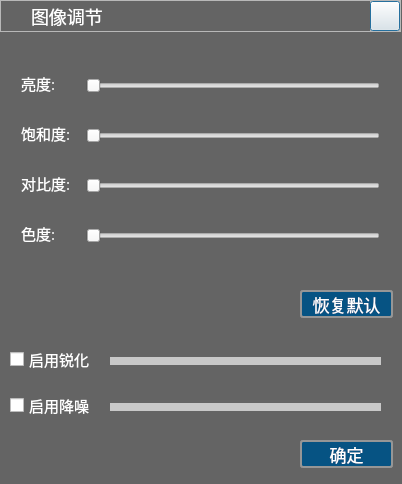
<?xml version="1.0" encoding="UTF-8"?>
<ui version="4.0">
 <class>CDialogColorSet</class>
 <widget class="QDialog" name="CDialogColorSet">
  <property name="geometry">
   <rect>
    <x>0</x>
    <y>0</y>
    <width>402</width>
    <height>484</height>
   </rect>
  </property>
  <property name="windowTitle">
   <string>图像调节</string>
  </property>
  <property name="styleSheet">
   <string notr="true">QWidget
{
	font-size:15px;
	font-family:Microsoft Yahei;	
}
QDialog{background-color: rgb(100, 100, 100);
border-width:2px;
border-color:rgb(255,0,0);
}
QWidget{color:rgb(255, 255, 255)}
</string>
  </property>
  <widget class="QFrame" name="frameSysBar">
   <property name="geometry">
    <rect>
     <x>0</x>
     <y>0</y>
     <width>401</width>
     <height>32</height>
    </rect>
   </property>
   <property name="styleSheet">
    <string notr="true">QFrame
{
	border-image:url(:/Skin/bg-above2.png);
}
QLabel
{
border-image:null;
color: rgb(255, 255, 255);
}</string>
   </property>
   <property name="frameShape">
    <enum>QFrame::StyledPanel</enum>
   </property>
   <property name="frameShadow">
    <enum>QFrame::Raised</enum>
   </property>
   <layout class="QGridLayout" name="gridLayout_2">
    <property name="leftMargin">
     <number>0</number>
    </property>
    <property name="topMargin">
     <number>0</number>
    </property>
    <property name="rightMargin">
     <number>0</number>
    </property>
    <property name="bottomMargin">
     <number>0</number>
    </property>
    <item row="0" column="0">
     <layout class="QGridLayout" name="gridLayout">
      <property name="horizontalSpacing">
       <number>2</number>
      </property>
      <item row="1" column="1">
       <widget class="QLabel" name="labelTitle">
        <property name="maximumSize">
         <size>
          <width>170</width>
          <height>170</height>
         </size>
        </property>
        <property name="styleSheet">
         <string notr="true">QLabel#labelTitle
{
	color: rgb(255, 255, 255);
	font-size:18px;
	font-family:Microsoft Yahei;	
}</string>
        </property>
        <property name="text">
         <string>图像调节</string>
        </property>
       </widget>
      </item>
      <item row="1" column="0">
       <widget class="QLabel" name="logo">
        <property name="minimumSize">
         <size>
          <width>28</width>
          <height>28</height>
         </size>
        </property>
        <property name="maximumSize">
         <size>
          <width>28</width>
          <height>28</height>
         </size>
        </property>
        <property name="styleSheet">
         <string notr="true">border-image: url(:/Skin/logo.png)</string>
        </property>
        <property name="text">
         <string/>
        </property>
       </widget>
      </item>
      <item row="1" column="3">
       <widget class="QFrame" name="frame_sysmenu">
        <property name="minimumSize">
         <size>
          <width>30</width>
          <height>30</height>
         </size>
        </property>
        <property name="maximumSize">
         <size>
          <width>30</width>
          <height>16777215</height>
         </size>
        </property>
        <property name="styleSheet">
         <string notr="true">QFrame
{border-image:null;
}</string>
        </property>
        <property name="frameShape">
         <enum>QFrame::StyledPanel</enum>
        </property>
        <property name="frameShadow">
         <enum>QFrame::Raised</enum>
        </property>
        <widget class="QPushButton" name="BtnClose">
         <property name="geometry">
          <rect>
           <x>0</x>
           <y>0</y>
           <width>30</width>
           <height>30</height>
          </rect>
         </property>
         <property name="toolTip">
          <string>关闭</string>
         </property>
         <property name="styleSheet">
          <string notr="true">QPushButton
{
	
	border-image: url(:/Skin/close.png)0 0 repeat

}
QPushButton:hover
{	
	border-image: url(:/Skin/close.png)30 0 repeat

}
QPushButton:pressed
{	
	border-image: url(:/Skin/close.png)60 0 0 0 repeat
}
QPushButton:disabled
{	
	border-image: url(:/Skin/close.png)90 0 0 0 repeat
}
</string>
         </property>
        </widget>
       </widget>
      </item>
      <item row="1" column="2">
       <layout class="QFormLayout" name="formLayout">
        <item row="0" column="0">
         <spacer name="horizontalSpacer">
          <property name="orientation">
           <enum>Qt::Horizontal</enum>
          </property>
          <property name="sizeHint" stdset="0">
           <size>
            <width>40</width>
            <height>20</height>
           </size>
          </property>
         </spacer>
        </item>
       </layout>
      </item>
     </layout>
    </item>
   </layout>
  </widget>
  <widget class="QPushButton" name="BtnDefault">
   <property name="geometry">
    <rect>
     <x>300</x>
     <y>290</y>
     <width>93</width>
     <height>28</height>
    </rect>
   </property>
   <property name="styleSheet">
    <string notr="true">QPushButton{
        background-color:rgb(6, 83, 131);
        border-width: 2px;
        border-color: rgb(150,150,150);
        border-style: solid;
        border-radius: 3;   
font-size:17px;   
color:rgb(255, 255, 255)
		}
QPushButton:hover{  border-color: rgb(160,160,160);background-color:rgb(10, 89, 150);;}
QPushButton:pressed{background-color:rgb(0, 83, 121);}
QPushButton:disabled{ background-color:rgb(110, 110, 110);;}</string>
   </property>
   <property name="text">
    <string>恢复默认</string>
   </property>
  </widget>
  <widget class="QWidget" name="layoutWidget">
   <property name="geometry">
    <rect>
     <x>10</x>
     <y>40</y>
     <width>381</width>
     <height>241</height>
    </rect>
   </property>
   <layout class="QGridLayout" name="gridLayout_3">
    <property name="horizontalSpacing">
     <number>15</number>
    </property>
    <item row="0" column="0">
     <widget class="QLabel" name="label">
      <property name="text">
       <string>亮度:</string>
      </property>
     </widget>
    </item>
    <item row="0" column="1">
     <widget class="CMySlider" name="SliderBright">
      <property name="minimumSize">
       <size>
        <width>0</width>
        <height>15</height>
       </size>
      </property>
      <property name="maximumSize">
       <size>
        <width>16777215</width>
        <height>10</height>
       </size>
      </property>
      <property name="focusPolicy">
       <enum>Qt::WheelFocus</enum>
      </property>
      <property name="styleSheet">
       <string notr="true">QSlider::groove:horizontal {
    border: 0px solid #999999;
    height: 8px; /* the groove expands to the size of the slider by default. by giving it a height, it has a fixed size */
  /*  background: qlineargradient(x1:0, y1:0, x2:0, y2:1, stop:0 #A1A1A1, stop:1 #B4B4B4);
	background-color: rgb(200, 200, 200);*/
	border-image:url(:/Skin/bright.png);
    margin: 2px 0 2px;
}

QSlider::handle:horizontal {
	border-image: url(:/Skin/thum.png);

    width: 16px;
 	height: 12px;
    margin: -3px 0px -7px 0px; /* handle is placed by default on the contents rect of the groove. Expand outside the groove */

}
/*
QSlider::sub-page:horizontal{ 	

border-image:url(:/Skin/bright.png);
	margin: 2px 0px 2px 0px;
}*/</string>
      </property>
      <property name="maximum">
       <number>100</number>
      </property>
      <property name="tracking">
       <bool>true</bool>
      </property>
      <property name="orientation">
       <enum>Qt::Horizontal</enum>
      </property>
      <property name="tickPosition">
       <enum>QSlider::NoTicks</enum>
      </property>
     </widget>
    </item>
    <item row="1" column="0">
     <widget class="QLabel" name="label_2">
      <property name="text">
       <string>饱和度:</string>
      </property>
     </widget>
    </item>
    <item row="1" column="1">
     <widget class="CMySlider" name="SliderSaturation">
      <property name="minimumSize">
       <size>
        <width>0</width>
        <height>15</height>
       </size>
      </property>
      <property name="maximumSize">
       <size>
        <width>16777215</width>
        <height>10</height>
       </size>
      </property>
      <property name="focusPolicy">
       <enum>Qt::WheelFocus</enum>
      </property>
      <property name="styleSheet">
       <string notr="true">QSlider::groove:horizontal {
    border: 0px solid #999999;
    height: 8px; /* the groove expands to the size of the slider by default. by giving it a height, it has a fixed size */
  /*  background: qlineargradient(x1:0, y1:0, x2:0, y2:1, stop:0 #A1A1A1, stop:1 #B4B4B4);
	background-color: rgb(200, 200, 200);*/
	border-image:url(:/Skin/saturation.png);
    margin: 2px 0 2px;
}

QSlider::handle:horizontal {
	border-image: url(:/Skin/thum.png);

    width: 16px;
 	height: 12px;
    margin: -3px 0px -7px 0px; /* handle is placed by default on the contents rect of the groove. Expand outside the groove */

}
/*
QSlider::sub-page:horizontal{ 	

border-image:url(:/Skin/bright.png);
	margin: 2px 0px 2px 0px;
}*/</string>
      </property>
      <property name="maximum">
       <number>100</number>
      </property>
      <property name="tracking">
       <bool>true</bool>
      </property>
      <property name="orientation">
       <enum>Qt::Horizontal</enum>
      </property>
      <property name="tickPosition">
       <enum>QSlider::NoTicks</enum>
      </property>
     </widget>
    </item>
    <item row="2" column="0">
     <widget class="QLabel" name="label_3">
      <property name="text">
       <string>对比度:</string>
      </property>
     </widget>
    </item>
    <item row="2" column="1">
     <widget class="CMySlider" name="SliderContrast">
      <property name="minimumSize">
       <size>
        <width>0</width>
        <height>15</height>
       </size>
      </property>
      <property name="maximumSize">
       <size>
        <width>16777215</width>
        <height>10</height>
       </size>
      </property>
      <property name="focusPolicy">
       <enum>Qt::WheelFocus</enum>
      </property>
      <property name="styleSheet">
       <string notr="true">QSlider::groove:horizontal {
    border: 0px solid #999999;
    height: 8px; /* the groove expands to the size of the slider by default. by giving it a height, it has a fixed size */
  /*  background: qlineargradient(x1:0, y1:0, x2:0, y2:1, stop:0 #A1A1A1, stop:1 #B4B4B4);
	background-color: rgb(200, 200, 200);*/
	border-image:url(:/Skin/constrast.png);
    margin: 2px 0 2px;
}

QSlider::handle:horizontal {
	border-image: url(:/Skin/thum.png);

    width: 16px;
 	height: 12px;
    margin: -3px 0px -7px 0px; /* handle is placed by default on the contents rect of the groove. Expand outside the groove */

}
/*
QSlider::sub-page:horizontal{ 	

border-image:url(:/Skin/bright.png);
	margin: 2px 0px 2px 0px;
}*/</string>
      </property>
      <property name="maximum">
       <number>100</number>
      </property>
      <property name="tracking">
       <bool>true</bool>
      </property>
      <property name="orientation">
       <enum>Qt::Horizontal</enum>
      </property>
      <property name="tickPosition">
       <enum>QSlider::NoTicks</enum>
      </property>
     </widget>
    </item>
    <item row="3" column="0">
     <widget class="QLabel" name="label_4">
      <property name="text">
       <string>色度:</string>
      </property>
     </widget>
    </item>
    <item row="3" column="1">
     <widget class="CMySlider" name="SliderHue">
      <property name="minimumSize">
       <size>
        <width>0</width>
        <height>15</height>
       </size>
      </property>
      <property name="maximumSize">
       <size>
        <width>16777215</width>
        <height>10</height>
       </size>
      </property>
      <property name="focusPolicy">
       <enum>Qt::WheelFocus</enum>
      </property>
      <property name="styleSheet">
       <string notr="true">QSlider::groove:horizontal {
    border: 0px solid #999999;
    height: 8px; /* the groove expands to the size of the slider by default. by giving it a height, it has a fixed size */
  /*  background: qlineargradient(x1:0, y1:0, x2:0, y2:1, stop:0 #A1A1A1, stop:1 #B4B4B4);
	background-color: rgb(200, 200, 200);*/
	border-image:url(:/Skin/hue.png);
    margin: 2px 0 2px;
}

QSlider::handle:horizontal {
	border-image: url(:/Skin/thum.png);

    width: 16px;
 	height: 12px;
    margin: -3px 0px -7px 0px; /* handle is placed by default on the contents rect of the groove. Expand outside the groove */

}
/*
QSlider::sub-page:horizontal{ 	

border-image:url(:/Skin/bright.png);
	margin: 2px 0px 2px 0px;
}*/</string>
      </property>
      <property name="maximum">
       <number>100</number>
      </property>
      <property name="tracking">
       <bool>true</bool>
      </property>
      <property name="orientation">
       <enum>Qt::Horizontal</enum>
      </property>
      <property name="tickPosition">
       <enum>QSlider::NoTicks</enum>
      </property>
     </widget>
    </item>
   </layout>
  </widget>
  <widget class="QCheckBox" name="checkBoxSharp">
   <property name="geometry">
    <rect>
     <x>10</x>
     <y>350</y>
     <width>111</width>
     <height>19</height>
    </rect>
   </property>
   <property name="text">
    <string>启用锐化</string>
   </property>
  </widget>
  <widget class="QPushButton" name="BtnOK">
   <property name="geometry">
    <rect>
     <x>300</x>
     <y>440</y>
     <width>93</width>
     <height>28</height>
    </rect>
   </property>
   <property name="styleSheet">
    <string notr="true">QPushButton{
        background-color:rgb(6, 83, 131);
        border-width: 2px;
        border-color: rgb(150,150,150);
        border-style: solid;
        border-radius: 3;   
font-size:17px;   
color:rgb(255, 255, 255)
		}
QPushButton:hover{  border-color: rgb(160,160,160);background-color:rgb(10, 89, 150);;}
QPushButton:pressed{background-color:rgb(0, 83, 121);}
QPushButton:disabled{ background-color:rgb(110, 110, 110);;}</string>
   </property>
   <property name="text">
    <string>确定</string>
   </property>
  </widget>
  <widget class="CMySlider" name="SliderSharp">
   <property name="geometry">
    <rect>
     <x>110</x>
     <y>354</y>
     <width>271</width>
     <height>15</height>
    </rect>
   </property>
   <property name="minimumSize">
    <size>
     <width>0</width>
     <height>15</height>
    </size>
   </property>
   <property name="maximumSize">
    <size>
     <width>16777215</width>
     <height>10</height>
    </size>
   </property>
   <property name="focusPolicy">
    <enum>Qt::WheelFocus</enum>
   </property>
   <property name="styleSheet">
    <string notr="true">QSlider::groove:horizontal {
    border: 0px solid #999999;
    height: 8px; /* the groove expands to the size of the slider by default. by giving it a height, it has a fixed size */
  /*  background: qlineargradient(x1:0, y1:0, x2:0, y2:1, stop:0 #A1A1A1, stop:1 #B4B4B4);
	background-color: rgb(200, 200, 200);*/
	/*border-image:url(:/Skin/bright.png);*/
	background-color:rgb(200, 200, 200);
    margin: 2px 0 2px;
}

QSlider::handle:horizontal {
	border-image: url(:/Skin/thum.png);

    width: 16px;
 	height: 12px;
    margin: -3px 0px -7px 0px; /* handle is placed by default on the contents rect of the groove. Expand outside the groove */

}
/*
QSlider::sub-page:horizontal{ 	

border-image:url(:/Skin/bright.png);
	margin: 2px 0px 2px 0px;
}*/</string>
   </property>
   <property name="maximum">
    <number>100</number>
   </property>
   <property name="tracking">
    <bool>true</bool>
   </property>
   <property name="orientation">
    <enum>Qt::Horizontal</enum>
   </property>
   <property name="tickPosition">
    <enum>QSlider::NoTicks</enum>
   </property>
  </widget>
  <widget class="CMySlider" name="SliderDecNoise">
   <property name="geometry">
    <rect>
     <x>110</x>
     <y>400</y>
     <width>271</width>
     <height>15</height>
    </rect>
   </property>
   <property name="minimumSize">
    <size>
     <width>0</width>
     <height>15</height>
    </size>
   </property>
   <property name="maximumSize">
    <size>
     <width>16777215</width>
     <height>10</height>
    </size>
   </property>
   <property name="focusPolicy">
    <enum>Qt::WheelFocus</enum>
   </property>
   <property name="styleSheet">
    <string notr="true">QSlider::groove:horizontal {
    border: 0px solid #999999;
    height: 8px; /* the groove expands to the size of the slider by default. by giving it a height, it has a fixed size */
  /*  background: qlineargradient(x1:0, y1:0, x2:0, y2:1, stop:0 #A1A1A1, stop:1 #B4B4B4);
	background-color: rgb(200, 200, 200);*/
	/*border-image:url(:/Skin/bright.png);*/
	background-color:rgb(200, 200, 200);
    margin: 2px 0 2px;
}

QSlider::handle:horizontal {
	border-image: url(:/Skin/thum.png);

    width: 16px;
 	height: 12px;
    margin: -3px 0px -7px 0px; /* handle is placed by default on the contents rect of the groove. Expand outside the groove */

}
/*
QSlider::sub-page:horizontal{ 	

border-image:url(:/Skin/bright.png);
	margin: 2px 0px 2px 0px;
}*/</string>
   </property>
   <property name="maximum">
    <number>100</number>
   </property>
   <property name="tracking">
    <bool>true</bool>
   </property>
   <property name="orientation">
    <enum>Qt::Horizontal</enum>
   </property>
   <property name="tickPosition">
    <enum>QSlider::NoTicks</enum>
   </property>
  </widget>
  <widget class="QCheckBox" name="checkBoxDecNoise">
   <property name="geometry">
    <rect>
     <x>10</x>
     <y>396</y>
     <width>111</width>
     <height>19</height>
    </rect>
   </property>
   <property name="text">
    <string>启用降噪</string>
   </property>
  </widget>
 </widget>
 <layoutdefault spacing="6" margin="11"/>
 <customwidgets>
  <customwidget>
   <class>CMySlider</class>
   <extends>QSlider</extends>
   <header>cmyslider.h</header>
  </customwidget>
 </customwidgets>
 <resources>
  <include location="sisecplayer.qrc"/>
 </resources>
 <connections/>
</ui>
